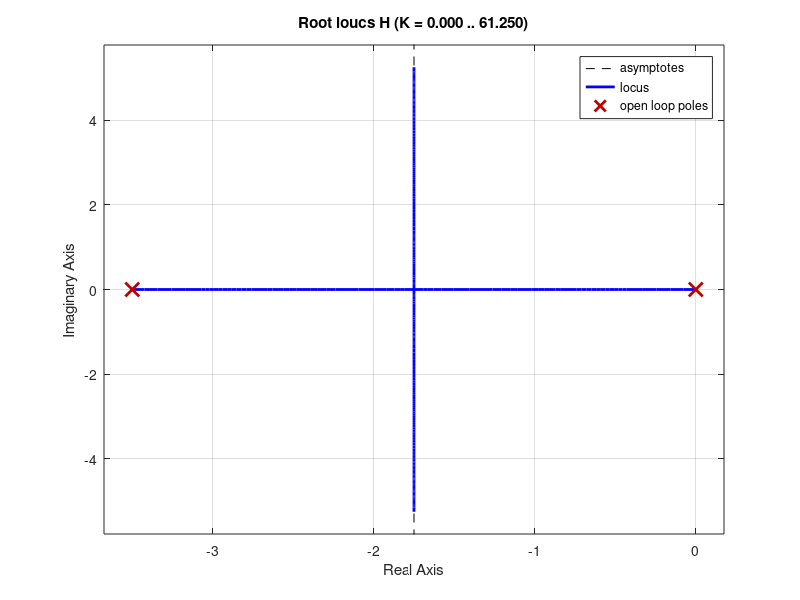

This chart was generated by the following MATLAB code: (Note: this script raises an error after producing the figure.)
%% 4.1 a
J=2;B=7;
H=tf(1,[J B 0])
rlocus(H)
grid on
%% b
rltool(H)
%% c
H1=feedback(H,24.5)
damp(H1)
H1=feedback(H,6)
damp(H1)
H1=feedback(H,12.5)
damp(H1)
H1=feedback(H,5)
damp(H1)
%% 4.2
syms x
ecu=sym2poly(expand(x*(x+1.5)*(x+2)*(x+3)));
G=tf(1,ecu)
rlocus(G)
%% b
rltool(G)
%% c
G1=feedback(G,3)
damp(G1)
step(G1)